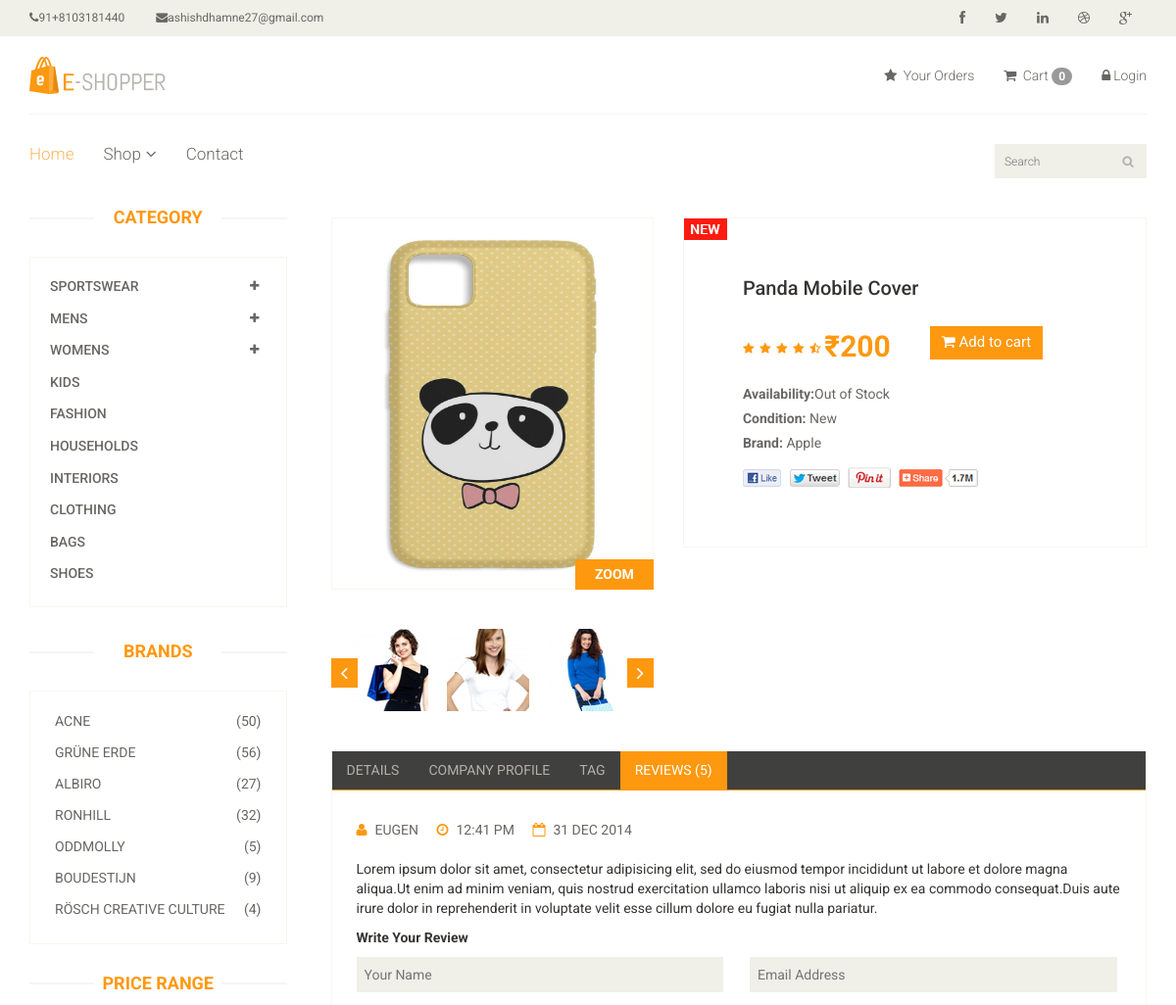
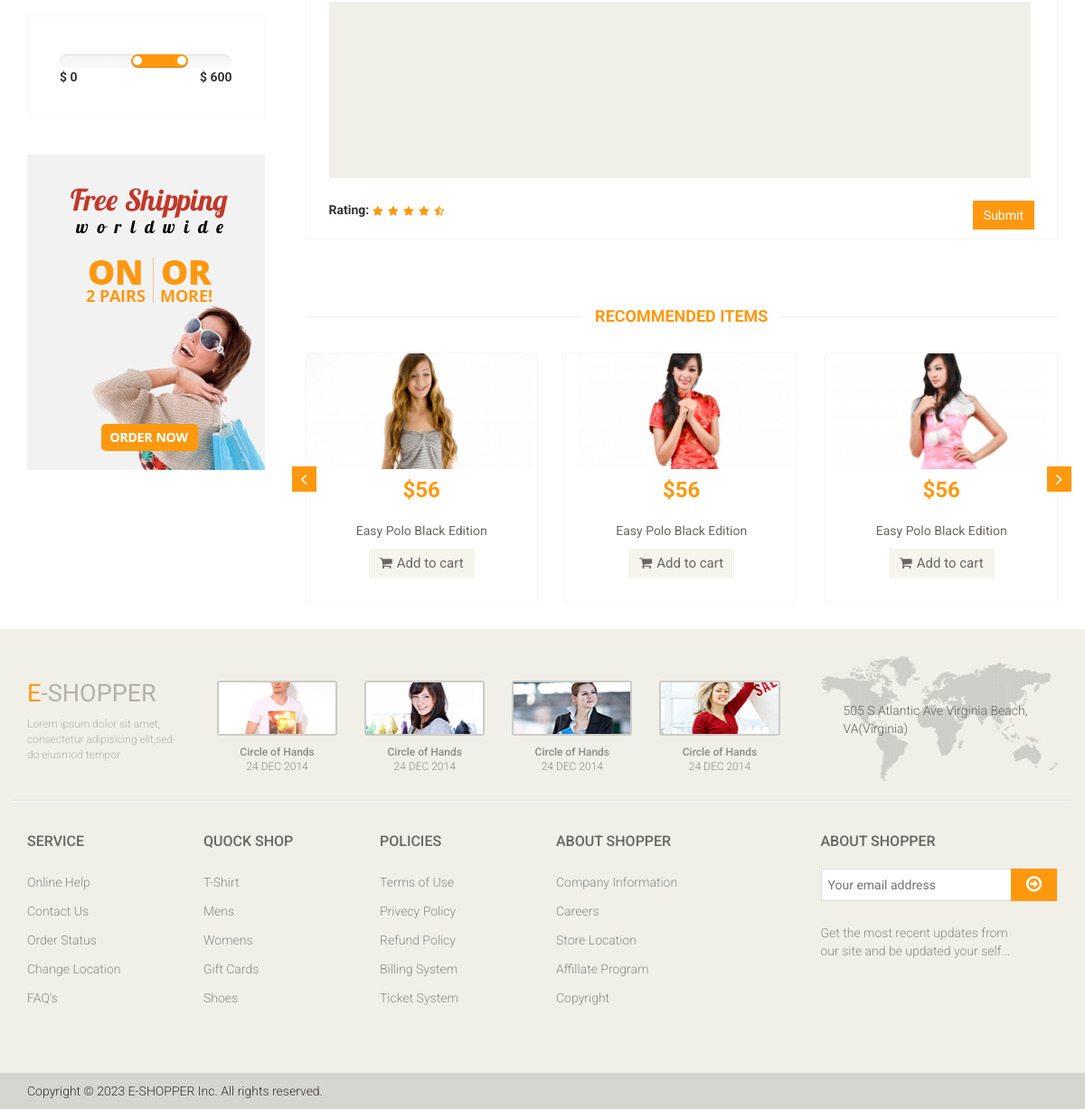
Page /product/1 on the committed database (2 pictures, top to bottom).
### app/models.py (models this page shows, shortened)
class Product(models.Model):
    Availability = (('In Stock', 'In Stock'),('Out of Stock', 'Out of Stock'))
    category = models.ForeignKey(Category, on_delete=models.CASCADE, null=False, default='')
    subcategory = models.ForeignKey(Sub_Category, on_delete=models.CASCADE, null=False, default='')
    brand = models.ForeignKey(Brand, on_delete=models.CASCADE,null=True)
    image = models.ImageField(upload_to = 'ecommerce/pimg')
    name = models.CharField(max_length=150)
    price = models.IntegerField()
    Availability = models.CharField(choices=Availability, null=True, max_length=100)
    date = models.DateTimeField(auto_now_add=True)

class Brand(models.Model):
    name = models.CharField(max_length=200)
    def __str__(self):
        return self.name

### E_shop/views.py (the view)
# urls.py: path('product/<str:id>', views.Product_Detail, name='product_detail'),
def Product_Detail(request,id):
    product = Product.objects.filter(id = id).first()
    context = {
        'product': product,
    }
    return render (request, 'product_detail.html', context)

### templates/product_detail.html (shortened to what this page needs)
{% extends "master.html" %}
{% block body %}
<section>
    <div class="container">
        <div class="row">
            <div class="col-sm-3">
                <div class="left-sidebar">
                    <h2>Category</h2>
                    <div class="panel-group category-products" id="accordian">
                        <div class="panel panel-default">
                            <div class="panel-heading">
                                <h4 class="panel-title">
                                    <a data-toggle="collapse" data-parent="#accordian" href="#sportswear">
                                        <span class="badge pull-right"><i class="fa fa-plus"></i></span>
                                        Sportswear
                                    </a>
                                </h4>
                            </div>
                        </div>
                        <div class="panel panel-default">
                            <div class="panel-heading">
                                <h4 class="panel-title">
                                    <a data-toggle="collapse" data-parent="#accordian" href="#mens">
                                        <span class="badge pull-right"><i class="fa fa-plus"></i></span>
                                        Mens
                                    </a>
                                </h4>
                            </div>
                        </div>
                        <div class="panel panel-default">
                            <div class="panel-heading">
                                <h4 class="panel-title">
                                    <a data-toggle="collapse" data-parent="#accordian" href="#womens">
                                        <span class="badge pull-right"><i class="fa fa-plus"></i></span>
                                        Womens
                                    </a>
                                </h4>
                            </div>
                        </div>
                        <div class="panel panel-default">
                            <div class="panel-heading">
                                <h4 class="panel-title"><a href="#">Kids</a></h4>
                            </div>
                        </div>
                        <div class="panel panel-default">
                            <div class="panel-heading">
                                <h4 class="panel-title"><a href="#">Fashion</a></h4>
                            </div>
                        </div>
                        <div class="panel panel-default">
                            <div class="panel-heading">
                                <h4 class="panel-title"><a href="#">Households</a></h4>
                            </div>
                        </div>
                        <div class="panel panel-default">
                            <div class="panel-heading">
                                <h4 class="panel-title"><a href="#">Interiors</a></h4>
                            </div>
                        </div>
                        <div class="panel panel-default">
                            <div class="panel-heading">
                                <h4 class="panel-title"><a href="#">Clothing</a></h4>
                            </div>
                        </div>
                        <div class="panel panel-default">
                            <div class="panel-heading">
                                <h4 class="panel-title"><a href="#">Bags</a></h4>
                            </div>
                        </div>
                        <div class="panel panel-default">
                            <div class="panel-heading">
                                <h4 class="panel-title"><a href="#">Shoes</a></h4>
                            </div>
                        </div>
                    </div>
                    <div class="brands_products">
                        <h2>Brands</h2>
                        <div class="brands-name">
                            <ul class="nav nav-pills nav-stacked">
                                <li><a href=""> <span class="pull-right">(50)</span>Acne</a></li>
                                <li><a href=""> <span class="pull-right">(56)</span>Grüne Erde</a></li>
                                <li><a href=""> <span class="pull-right">(27)</span>Albiro</a></li>
                                <li><a href=""> <span class="pull-right">(32)</span>Ronhill</a></li>
                                <li><a href=""> <span class="pull-right">(5)</span>Oddmolly</a></li>
                                <li><a href=""> <span class="pull-right">(9)</span>Boudestijn</a></li>
                                <li><a href=""> <span class="pull-right">(4)</span>Rösch creative culture</a></li>
                            </ul>
                        </div>
                    </div>
                    <div class="price-range">
                        <h2>Price Range</h2>
                        <div class="well">
                             <input type="text" class="span2" value="" data-slider-min="0" data-slider-max="600" data-slider-step="5" data-slider-value="[250,450]" id="sl2" ><br />
                             <b>$ 0</b> <b class="pull-right">$ 600</b>
                        </div>
                    </div>
                    <div class="shipping text-center">
                        <img src="images/home/shipping.jpg" alt="" />
                    </div>
                </div>
            </div>
            <div class="col-sm-9 padding-right">
                <div class="product-details">
                    <div class="col-sm-5">
                        <div class="view-product">
                            <img src="/{{product.image}}" alt="" />
                            <h3>ZOOM</h3>
                        </div>
                        <div id="similar-product" class="carousel slide" data-ride="carousel">
                                <div class="carousel-inner">
                                    <div class="item active">
                                      <a href=""><img src="images/product-details/similar1.jpg" alt=""></a>
                                      <a href=""><img src="images/product-details/similar2.jpg" alt=""></a>
                                      <a href=""><img src="images/product-details/similar3.jpg" alt=""></a>
                                    </div>
                                </div>
                              <a class="left item-control" href="#similar-product" data-slide="prev">
                                <i class="fa fa-angle-left"></i>
                              </a>
                              <a class="right item-control" href="#similar-product" data-slide="next">
                                <i class="fa fa-angle-right"></i>
                              </a>
                        </div>
                    </div>
                    <div class="col-sm-7">
                        <div class="product-information">
                            <img src="images/product-details/new.jpg" class="newarrival" alt="" />
                            <h2>{{product.name}}</h2>
                            <img src="images/product-details/rating.png" alt="" />
                            <span>
                                <span>&#8377;{{product.price}}</span>
                                <a href="{%url 'cart_add' product.id%}" type="button" class="btn btn-fefault cart">
                                    <i class="fa fa-shopping-cart"></i>
                                    Add to cart
                                </a>
                            </span>
                            <p><b>Availability:</b>{{product.Availability}}</p>
                            <p><b>Condition:</b> New</p>
                            <p><b>Brand:</b> {{product.brand}}</p>
                            <a href=""><img src="images/product-details/share.png" class="share img-responsive"  alt="" /></a>
                        </div>
                    </div>
                </div>
                <div class="category-tab shop-details-tab">
                    <div class="col-sm-12">
                        <ul class="nav nav-tabs">
                            <li><a href="#details" data-toggle="tab">Details</a></li>
                            <li><a href="#companyprofile" data-toggle="tab">Company Profile</a></li>
                            <li><a href="#tag" data-toggle="tab">Tag</a></li>
                            <li class="active"><a href="#reviews" data-toggle="tab">Reviews (5)</a></li>
                        </ul>
                    </div>
                    <div class="tab-content">
                        <div class="tab-pane fade active in" id="reviews" >
                            <div class="col-sm-12">
                                <ul>
                                    <li><a href=""><i class="fa fa-user"></i>EUGEN</a></li>
                                    <li><a href=""><i class="fa fa-clock-o"></i>12:41 PM</a></li>
                                    <li><a href=""><i class="fa fa-calendar-o"></i>31 DEC 2014</a></li>
                                </ul>
                                <p>Lorem ipsum dolor sit amet, consectetur adipisicing elit, sed do eiusmod tempor incididunt ut labore et dolore magna aliqua.Ut enim ad minim veniam, quis nostrud exercitation ullamco laboris nisi ut aliquip ex ea commodo consequat.Duis aute irure dolor in reprehenderit in voluptate velit esse cillum dolore eu fugiat nulla pariatur.</p>
                                <p><b>Write Your Review</b></p>
                                <form action="#">
                                    <span>
                                        <input type="text" placeholder="Your Name"/>
                                        <input type="email" placeholder="Email Address"/>
                                    </span>
                                    <textarea name="" ></textarea>
                                    <b>Rating: </b> <img src="images/product-details/rating.png" alt="" />
                                    <button type="button" class="btn btn-default pull-right">
                                        Submit
                                    </button>
                                </form>
                            </div>
                        </div>
                    </div>
                </div>
                <div class="recommended_items">
                    <h2 class="title text-center">recommended items</h2>
                    <div id="recommended-item-carousel" class="carousel slide" data-ride="carousel">
                        <div class="carousel-inner">
                            <div class="item active">
                                <div class="col-sm-4">
                                    <div class="product-image-wrapper">
                                        <div class="single-products">
                                            <div class="productinfo text-center">
                                                <img src="images/home/recommend1.jpg" alt="" />
                                                <h2>$56</h2>
                                                <p>Easy Polo Black Edition</p>
                                                <button type="button" class="btn btn-default add-to-cart"><i class="fa fa-shopping-cart"></i>Add to cart</button>
                                            </div>
                                        </div>
                                    </div>
                                </div>
                                <div class="col-sm-4">
                                    <div class="product-image-wrapper">
                                        <div class="single-products">
                                            <div class="productinfo text-center">
                                                <img src="images/home/recommend2.jpg" alt="" />
                                                <h2>$56</h2>
                                                <p>Easy Polo Black Edition</p>
                                                <button type="button" class="btn btn-default add-to-cart"><i class="fa fa-shopping-cart"></i>Add to cart</button>
                                            </div>
                                        </div>
                                    </div>
                                </div>
                                <div class="col-sm-4">
                                    <div class="product-image-wrapper">
                                        <div class="single-products">
                                            <div class="productinfo text-center">
                                                <img src="images/home/recommend3.jpg" alt="" />
                                                <h2>$56</h2>
                                                <p>Easy Polo Black Edition</p>
                                                <button type="button" class="btn btn-default add-to-cart"><i class="fa fa-shopping-cart"></i>Add to cart</button>
                                            </div>
                                        </div>
                                    </div>
                                </div>
                            </div>
                        </div>
                         <a class="left recommended-item-control" href="#recommended-item-carousel" data-slide="prev">
                            <i class="fa fa-angle-left"></i>
                          </a>
                          <a class="right recommended-item-control" href="#recommended-item-carousel" data-slide="next">
                            <i class="fa fa-angle-right"></i>
                          </a>
                    </div>
                </div>
            </div>
        </div>
    </div>
</section>
{% endblock %}

### static/css/responsive.css (style rules this page uses)
.img-responsive { max-width: 100%; height: auto; }

### rows in the picture
Product: image (picture), name "Panda Mobile Cover", price "200", Availability "Out of Stock", brand "Apple"

### other values in the picture
{{ request.session.cart|length }} "0"
